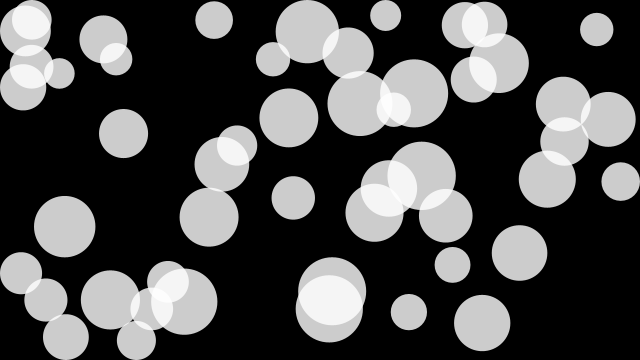
Frame 1 (no input)
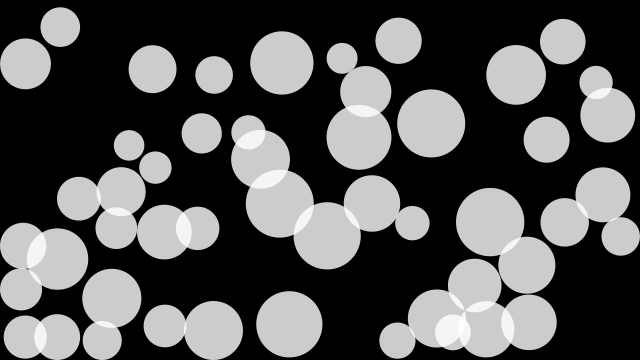
Frame 60 (the mouse pressed at the canvas centre just before this capture)
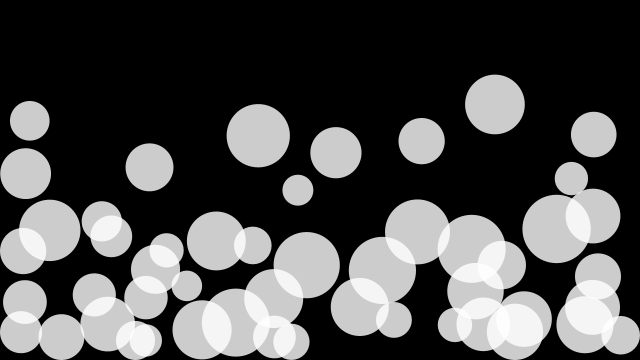
Frame 120 (the mouse held since frame 60 and released just before this capture)

The Processing sketch that drew these frames (run headless with seeded random() and noise(); from frame 60 on, the mouse is pressed at the canvas centre):

// Processing sketch: BounceBalls
// ── BounceBalls.pde
class Ball {
  
  float x, y;
  float diameter;
  float vx = 0;
  float vy = 0;
  int id;
  Ball[] others;
  
  Ball(float xin, float yin, float din, int idin, Ball[] oin) {
    x = xin;
    y = yin;
    diameter = din;
    id = idin;
    others = oin;
  }
  void collide() {
    for (int i = id + 1; i < numBalls; i++) {
      float dx = others[i].x - x;
      float dy = others[i].y - y;
      float distance = sqrt(dx*dx + dy*dy);
      float minDist = others[i].diameter/2 + diameter/2;
      if (distance < minDist) {
        float angle = atan2(dy, dx);
        float targetX = x + cos(angle) * minDist;
        float targetY = y + sin(angle) * minDist;
        float ax = (targetX - others[i].x) * spring;
        float ay = (targetY - others[i].y) * spring;
        vx -= ax;
        vy -= ay;
        others[i].vx += ax;
        others[i].vy += ay;
      }
    }
  }
  
  void move() {
    vy += gravity;
    x += vx;
    y += vy;
    if (x + diameter/2 > width) {
      x = width - diameter/2;
      vx *= friction;
    }
    else if (x - diameter/2 < 0) {
      x = diameter/2;
      vx *= friction;
    }
    if (y + diameter/2 > height) {
      y = height - diameter/2;
      vy *= friction;
    }
    else if (y - diameter/2 < 0) {
      y = diameter/2;
      vy *= friction;
    }
  }
  
  void display() {
    ellipse(x, y, diameter, diameter);
  }
}

// ── Main.pde
int numBalls = 50;
float spring = 0.01;
float gravity = 0.03;
float friction = -0.9;

Ball[] balls = new Ball[numBalls];

void setup() {
  size(640, 360);
  for (int i = 0; i < numBalls; i++) {
    balls[i] = new Ball(random(width), random(height), random(30, 70), i, balls);
  }
  noStroke();
  fill(255, 204);
}

void draw() {
  background(0);
  for (Ball ball : balls) {
    ball.collide();
    ball.move();
    ball.display();
  }
}
